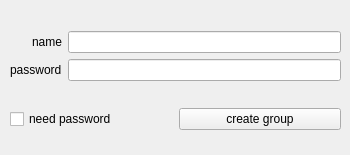
<?xml version="1.0" encoding="UTF-8"?>
<ui version="4.0">
 <class>CreateGroup</class>
 <widget class="QWidget" name="CreateGroup">
  <property name="geometry">
   <rect>
    <x>0</x>
    <y>0</y>
    <width>350</width>
    <height>155</height>
   </rect>
  </property>
  <property name="minimumSize">
   <size>
    <width>350</width>
    <height>155</height>
   </size>
  </property>
  <property name="maximumSize">
   <size>
    <width>350</width>
    <height>155</height>
   </size>
  </property>
  <property name="windowTitle">
   <string>CreateGroup</string>
  </property>
  <widget class="QWidget" name="layoutWidget">
   <property name="geometry">
    <rect>
     <x>10</x>
     <y>10</y>
     <width>331</width>
     <height>141</height>
    </rect>
   </property>
   <layout class="QVBoxLayout" name="verticalLayout_3">
    <item>
     <layout class="QHBoxLayout" name="horizontalLayout_4">
      <item>
       <layout class="QVBoxLayout" name="verticalLayout">
        <item alignment="Qt::AlignRight">
         <widget class="QLabel" name="nameLabel">
          <property name="text">
           <string>name</string>
          </property>
         </widget>
        </item>
        <item>
         <widget class="QLabel" name="passwordLabel">
          <property name="text">
           <string>password</string>
          </property>
         </widget>
        </item>
       </layout>
      </item>
      <item>
       <layout class="QHBoxLayout" name="horizontalLayout_3">
        <item>
         <layout class="QVBoxLayout" name="verticalLayout_2">
          <item>
           <widget class="QLineEdit" name="nameLine"/>
          </item>
          <item>
           <widget class="QLineEdit" name="passwordLine"/>
          </item>
         </layout>
        </item>
       </layout>
      </item>
     </layout>
    </item>
    <item>
     <layout class="QHBoxLayout" name="horizontalLayout_5">
      <item>
       <widget class="QCheckBox" name="needPasswordCheck">
        <property name="text">
         <string>need password</string>
        </property>
       </widget>
      </item>
      <item>
       <widget class="QPushButton" name="createGroup">
        <property name="text">
         <string>create group</string>
        </property>
       </widget>
      </item>
     </layout>
    </item>
   </layout>
  </widget>
 </widget>
 <resources/>
 <connections/>
</ui>
